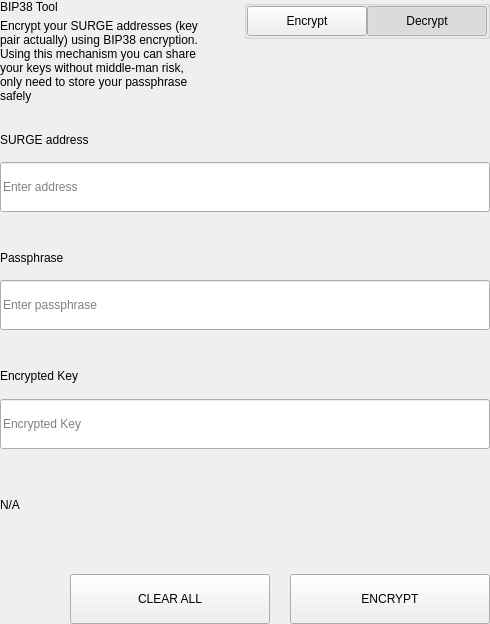
<?xml version="1.0" encoding="UTF-8"?>
<ui version="4.0">
 <class>SettingsBitToolWidget</class>
 <widget class="QWidget" name="SettingsBitToolWidget">
  <property name="geometry">
   <rect>
    <x>0</x>
    <y>0</y>
    <width>490</width>
    <height>624</height>
   </rect>
  </property>
  <property name="windowTitle">
   <string notr="true">N/A</string>
  </property>
  <layout class="QVBoxLayout" name="verticalLayout">
   <property name="spacing">
    <number>0</number>
   </property>
   <property name="leftMargin">
    <number>0</number>
   </property>
   <property name="topMargin">
    <number>0</number>
   </property>
   <property name="rightMargin">
    <number>0</number>
   </property>
   <property name="bottomMargin">
    <number>0</number>
   </property>
   <item>
    <widget class="QWidget" name="left" native="true">
     <layout class="QVBoxLayout" name="verticalLayout_3">
      <property name="leftMargin">
       <number>0</number>
      </property>
      <property name="topMargin">
       <number>0</number>
      </property>
      <property name="rightMargin">
       <number>0</number>
      </property>
      <property name="bottomMargin">
       <number>0</number>
      </property>
      <item>
       <layout class="QVBoxLayout" name="verticalLayout_2">
        <property name="spacing">
         <number>0</number>
        </property>
        <item>
         <layout class="QHBoxLayout" name="horizontalLayout_3" stretch="3,1">
          <property name="spacing">
           <number>40</number>
          </property>
          <item>
           <layout class="QVBoxLayout" name="verticalLayoutTitle">
            <property name="spacing">
             <number>5</number>
            </property>
            <item>
             <widget class="QLabel" name="labelTitle">
              <property name="text">
               <string>BIP38 Tool</string>
              </property>
             </widget>
            </item>
            <item>
             <widget class="QLabel" name="labelSubtitle1">
              <property name="text">
               <string>Encrypt your SURGE addresses (key pair actually) using BIP38 encryption.
Using this mechanism you can share your keys without middle-man risk, only need to store your passphrase safely</string>
              </property>
              <property name="wordWrap">
               <bool>true</bool>
              </property>
             </widget>
            </item>
           </layout>
          </item>
          <item alignment="Qt::AlignTop">
           <widget class="QGroupBox" name="groupBox">
            <property name="title">
             <string/>
            </property>
            <property name="alignment">
             <set>Qt::AlignLeading|Qt::AlignLeft|Qt::AlignTop</set>
            </property>
            <layout class="QHBoxLayout" name="horizontalLayout_4">
             <property name="spacing">
              <number>0</number>
             </property>
             <property name="leftMargin">
              <number>0</number>
             </property>
             <property name="topMargin">
              <number>0</number>
             </property>
             <property name="rightMargin">
              <number>0</number>
             </property>
             <property name="bottomMargin">
              <number>0</number>
             </property>
             <item>
              <spacer name="horizontalSpacer">
               <property name="orientation">
                <enum>Qt::Horizontal</enum>
               </property>
               <property name="sizeHint" stdset="0">
                <size>
                 <width>40</width>
                 <height>20</height>
                </size>
               </property>
              </spacer>
             </item>
             <item>
              <widget class="QPushButton" name="pushLeft">
               <property name="minimumSize">
                <size>
                 <width>120</width>
                 <height>30</height>
                </size>
               </property>
               <property name="maximumSize">
                <size>
                 <width>120</width>
                 <height>30</height>
                </size>
               </property>
               <property name="focusPolicy">
                <enum>Qt::NoFocus</enum>
               </property>
               <property name="text">
                <string>Encrypt</string>
               </property>
               <property name="checkable">
                <bool>true</bool>
               </property>
               <property name="autoExclusive">
                <bool>true</bool>
               </property>
              </widget>
             </item>
             <item>
              <widget class="QPushButton" name="pushRight">
               <property name="minimumSize">
                <size>
                 <width>120</width>
                 <height>30</height>
                </size>
               </property>
               <property name="maximumSize">
                <size>
                 <width>120</width>
                 <height>30</height>
                </size>
               </property>
               <property name="focusPolicy">
                <enum>Qt::NoFocus</enum>
               </property>
               <property name="text">
                <string>Decrypt</string>
               </property>
               <property name="checkable">
                <bool>true</bool>
               </property>
               <property name="checked">
                <bool>true</bool>
               </property>
               <property name="autoExclusive">
                <bool>true</bool>
               </property>
              </widget>
             </item>
            </layout>
           </widget>
          </item>
         </layout>
        </item>
        <item>
         <widget class="QStackedWidget" name="stackedWidget">
          <property name="currentIndex">
           <number>1</number>
          </property>
          <widget class="QWidget" name="pageDecrypt">
           <layout class="QVBoxLayout" name="verticalLayout_5">
            <property name="spacing">
             <number>0</number>
            </property>
            <property name="leftMargin">
             <number>0</number>
            </property>
            <property name="topMargin">
             <number>0</number>
            </property>
            <property name="rightMargin">
             <number>0</number>
            </property>
            <property name="bottomMargin">
             <number>0</number>
            </property>
            <item>
             <widget class="QWidget" name="widget" native="true">
              <property name="minimumSize">
               <size>
                <width>0</width>
                <height>100</height>
               </size>
              </property>
              <layout class="QVBoxLayout" name="verticalLayout_4">
               <property name="spacing">
                <number>0</number>
               </property>
               <property name="leftMargin">
                <number>0</number>
               </property>
               <property name="topMargin">
                <number>0</number>
               </property>
               <property name="rightMargin">
                <number>0</number>
               </property>
               <property name="bottomMargin">
                <number>0</number>
               </property>
               <item>
                <spacer name="verticalSpacer_2">
                 <property name="orientation">
                  <enum>Qt::Vertical</enum>
                 </property>
                 <property name="sizeType">
                  <enum>QSizePolicy::Fixed</enum>
                 </property>
                 <property name="sizeHint" stdset="0">
                  <size>
                   <width>20</width>
                   <height>20</height>
                  </size>
                 </property>
                </spacer>
               </item>
               <item>
                <layout class="QHBoxLayout" name="horizontalLayout_6" stretch="2">
                 <property name="spacing">
                  <number>0</number>
                 </property>
                 <item>
                  <layout class="QVBoxLayout" name="verticalLayout_7">
                   <property name="spacing">
                    <number>9</number>
                   </property>
                   <item>
                    <widget class="QLabel" name="labelSubtitleKey">
                     <property name="minimumSize">
                      <size>
                       <width>0</width>
                       <height>20</height>
                      </size>
                     </property>
                     <property name="maximumSize">
                      <size>
                       <width>16777215</width>
                       <height>20</height>
                      </size>
                     </property>
                     <property name="text">
                      <string>Encrypted key</string>
                     </property>
                    </widget>
                   </item>
                   <item>
                    <widget class="QLineEdit" name="lineEditKey">
                     <property name="minimumSize">
                      <size>
                       <width>0</width>
                       <height>50</height>
                      </size>
                     </property>
                     <property name="maximumSize">
                      <size>
                       <width>16777215</width>
                       <height>50</height>
                      </size>
                     </property>
                     <property name="placeholderText">
                      <string>Enter a encrypted key</string>
                     </property>
                    </widget>
                   </item>
                  </layout>
                 </item>
                </layout>
               </item>
               <item>
                <spacer name="verticalSpacer_3">
                 <property name="orientation">
                  <enum>Qt::Vertical</enum>
                 </property>
                 <property name="sizeType">
                  <enum>QSizePolicy::Fixed</enum>
                 </property>
                 <property name="sizeHint" stdset="0">
                  <size>
                   <width>20</width>
                   <height>20</height>
                  </size>
                 </property>
                </spacer>
               </item>
               <item>
                <layout class="QVBoxLayout" name="verticalLayout_9">
                 <property name="spacing">
                  <number>9</number>
                 </property>
                 <item>
                  <widget class="QLabel" name="labelSubtitlePassphrase">
                   <property name="maximumSize">
                    <size>
                     <width>16777215</width>
                     <height>20</height>
                    </size>
                   </property>
                   <property name="text">
                    <string>Passphrase</string>
                   </property>
                  </widget>
                 </item>
                 <item>
                  <widget class="QLineEdit" name="lineEditPassphrase">
                   <property name="minimumSize">
                    <size>
                     <width>0</width>
                     <height>50</height>
                    </size>
                   </property>
                   <property name="maximumSize">
                    <size>
                     <width>16777215</width>
                     <height>50</height>
                    </size>
                   </property>
                   <property name="placeholderText">
                    <string>Enter a passphrase</string>
                   </property>
                  </widget>
                 </item>
                </layout>
               </item>
               <item>
                <spacer name="verticalSpacer_4">
                 <property name="orientation">
                  <enum>Qt::Vertical</enum>
                 </property>
                 <property name="sizeType">
                  <enum>QSizePolicy::Fixed</enum>
                 </property>
                 <property name="sizeHint" stdset="0">
                  <size>
                   <width>20</width>
                   <height>20</height>
                  </size>
                 </property>
                </spacer>
               </item>
               <item>
                <widget class="QWidget" name="widget_3" native="true">
                 <property name="sizePolicy">
                  <sizepolicy hsizetype="Preferred" vsizetype="Fixed">
                   <horstretch>0</horstretch>
                   <verstretch>0</verstretch>
                  </sizepolicy>
                 </property>
                 <layout class="QVBoxLayout" name="verticalLayout_10">
                  <property name="spacing">
                   <number>9</number>
                  </property>
                  <property name="leftMargin">
                   <number>0</number>
                  </property>
                  <property name="topMargin">
                   <number>0</number>
                  </property>
                  <property name="rightMargin">
                   <number>0</number>
                  </property>
                  <property name="bottomMargin">
                   <number>0</number>
                  </property>
                  <item>
                   <widget class="QLabel" name="labelSubtitleDecryptResult">
                    <property name="minimumSize">
                     <size>
                      <width>0</width>
                      <height>20</height>
                     </size>
                    </property>
                    <property name="maximumSize">
                     <size>
                      <width>16777215</width>
                      <height>20</height>
                     </size>
                    </property>
                    <property name="text">
                     <string>Decrypted address result</string>
                    </property>
                   </widget>
                  </item>
                  <item>
                   <widget class="QWidget" name="widget_4" native="true">
                    <layout class="QHBoxLayout" name="horizontalLayout" stretch="6,0,1">
                     <property name="spacing">
                      <number>0</number>
                     </property>
                     <property name="leftMargin">
                      <number>0</number>
                     </property>
                     <property name="topMargin">
                      <number>0</number>
                     </property>
                     <property name="rightMargin">
                      <number>0</number>
                     </property>
                     <property name="bottomMargin">
                      <number>0</number>
                     </property>
                     <item alignment="Qt::AlignVCenter">
                      <widget class="QLineEdit" name="lineEditDecryptResult">
                       <property name="minimumSize">
                        <size>
                         <width>0</width>
                         <height>50</height>
                        </size>
                       </property>
                       <property name="maximumSize">
                        <size>
                         <width>16777215</width>
                         <height>50</height>
                        </size>
                       </property>
                       <property name="placeholderText">
                        <string>Decrypted Address</string>
                       </property>
                      </widget>
                     </item>
                     <item>
                      <spacer name="horizontalSpacer_4">
                       <property name="orientation">
                        <enum>Qt::Horizontal</enum>
                       </property>
                       <property name="sizeType">
                        <enum>QSizePolicy::Fixed</enum>
                       </property>
                       <property name="sizeHint" stdset="0">
                        <size>
                         <width>20</width>
                         <height>50</height>
                        </size>
                       </property>
                      </spacer>
                     </item>
                     <item>
                      <widget class="QPushButton" name="pushButtonImport">
                       <property name="minimumSize">
                        <size>
                         <width>140</width>
                         <height>40</height>
                        </size>
                       </property>
                       <property name="text">
                        <string>Import Address</string>
                       </property>
                      </widget>
                     </item>
                    </layout>
                   </widget>
                  </item>
                 </layout>
                </widget>
               </item>
               <item>
                <widget class="QLabel" name="statusLabel_DEC">
                 <property name="maximumSize">
                  <size>
                   <width>16777215</width>
                   <height>40</height>
                  </size>
                 </property>
                 <property name="text">
                  <string/>
                 </property>
                </widget>
               </item>
               <item>
                <spacer name="verticalSpacer">
                 <property name="orientation">
                  <enum>Qt::Vertical</enum>
                 </property>
                 <property name="sizeType">
                  <enum>QSizePolicy::Preferred</enum>
                 </property>
                 <property name="sizeHint" stdset="0">
                  <size>
                   <width>20</width>
                   <height>20</height>
                  </size>
                 </property>
                </spacer>
               </item>
               <item>
                <layout class="QHBoxLayout" name="horizontalLayout_7">
                 <property name="spacing">
                  <number>0</number>
                 </property>
                 <item>
                  <spacer name="horizontalSpacer_5">
                   <property name="orientation">
                    <enum>Qt::Horizontal</enum>
                   </property>
                   <property name="sizeType">
                    <enum>QSizePolicy::Expanding</enum>
                   </property>
                   <property name="sizeHint" stdset="0">
                    <size>
                     <width>40</width>
                     <height>20</height>
                    </size>
                   </property>
                  </spacer>
                 </item>
                 <item>
                  <widget class="QPushButton" name="pushButtonDecryptClear">
                   <property name="minimumSize">
                    <size>
                     <width>200</width>
                     <height>50</height>
                    </size>
                   </property>
                   <property name="maximumSize">
                    <size>
                     <width>200</width>
                     <height>50</height>
                    </size>
                   </property>
                   <property name="text">
                    <string>CLEAR</string>
                   </property>
                  </widget>
                 </item>
                 <item>
                  <spacer name="horizontalSpacer_3">
                   <property name="orientation">
                    <enum>Qt::Horizontal</enum>
                   </property>
                   <property name="sizeType">
                    <enum>QSizePolicy::Fixed</enum>
                   </property>
                   <property name="sizeHint" stdset="0">
                    <size>
                     <width>20</width>
                     <height>20</height>
                    </size>
                   </property>
                  </spacer>
                 </item>
                 <item>
                  <widget class="QPushButton" name="pushButtonDecrypt">
                   <property name="minimumSize">
                    <size>
                     <width>200</width>
                     <height>50</height>
                    </size>
                   </property>
                   <property name="maximumSize">
                    <size>
                     <width>200</width>
                     <height>50</height>
                    </size>
                   </property>
                   <property name="text">
                    <string>DECRYPT KEY</string>
                   </property>
                  </widget>
                 </item>
                </layout>
               </item>
              </layout>
             </widget>
            </item>
           </layout>
          </widget>
          <widget class="QWidget" name="pageEncrypt">
           <layout class="QVBoxLayout" name="verticalLayout_11">
            <property name="spacing">
             <number>0</number>
            </property>
            <property name="leftMargin">
             <number>0</number>
            </property>
            <property name="topMargin">
             <number>0</number>
            </property>
            <property name="rightMargin">
             <number>0</number>
            </property>
            <property name="bottomMargin">
             <number>0</number>
            </property>
            <item>
             <spacer name="verticalSpacer_8">
              <property name="orientation">
               <enum>Qt::Vertical</enum>
              </property>
              <property name="sizeType">
               <enum>QSizePolicy::Fixed</enum>
              </property>
              <property name="sizeHint" stdset="0">
               <size>
                <width>20</width>
                <height>20</height>
               </size>
              </property>
             </spacer>
            </item>
            <item>
             <widget class="QWidget" name="containerAddressEnc" native="true">
              <layout class="QVBoxLayout" name="containerAddressEncLayout">
               <property name="spacing">
                <number>5</number>
               </property>
               <property name="leftMargin">
                <number>0</number>
               </property>
               <property name="topMargin">
                <number>0</number>
               </property>
               <property name="rightMargin">
                <number>0</number>
               </property>
               <property name="bottomMargin">
                <number>0</number>
               </property>
               <item>
                <widget class="QLabel" name="labelSubtitleAddress">
                 <property name="minimumSize">
                  <size>
                   <width>0</width>
                   <height>20</height>
                  </size>
                 </property>
                 <property name="maximumSize">
                  <size>
                   <width>16777215</width>
                   <height>20</height>
                  </size>
                 </property>
                 <property name="text">
                  <string>SURGE address</string>
                 </property>
                </widget>
               </item>
               <item>
                <widget class="QLineEdit" name="addressIn_ENC">
                 <property name="minimumSize">
                  <size>
                   <width>0</width>
                   <height>50</height>
                  </size>
                 </property>
                 <property name="placeholderText">
                  <string>Enter address</string>
                 </property>
                </widget>
               </item>
              </layout>
             </widget>
            </item>
            <item>
             <spacer name="verticalSpacer_6">
              <property name="orientation">
               <enum>Qt::Vertical</enum>
              </property>
              <property name="sizeType">
               <enum>QSizePolicy::Fixed</enum>
              </property>
              <property name="sizeHint" stdset="0">
               <size>
                <width>20</width>
                <height>20</height>
               </size>
              </property>
             </spacer>
            </item>
            <item>
             <widget class="QWidget" name="containerAddress" native="true">
              <layout class="QHBoxLayout" name="horizontalLayout_9" stretch="2">
               <property name="spacing">
                <number>0</number>
               </property>
               <property name="leftMargin">
                <number>0</number>
               </property>
               <property name="topMargin">
                <number>0</number>
               </property>
               <property name="rightMargin">
                <number>0</number>
               </property>
               <property name="bottomMargin">
                <number>0</number>
               </property>
               <item>
                <layout class="QVBoxLayout" name="verticalLayout_8">
                 <property name="spacing">
                  <number>5</number>
                 </property>
                 <item>
                  <widget class="QLabel" name="labelSubtitleMessage">
                   <property name="minimumSize">
                    <size>
                     <width>0</width>
                     <height>20</height>
                    </size>
                   </property>
                   <property name="maximumSize">
                    <size>
                     <width>16777215</width>
                     <height>20</height>
                    </size>
                   </property>
                   <property name="text">
                    <string>Passphrase</string>
                   </property>
                  </widget>
                 </item>
                 <item>
                  <widget class="QLineEdit" name="passphraseIn_ENC">
                   <property name="minimumSize">
                    <size>
                     <width>0</width>
                     <height>50</height>
                    </size>
                   </property>
                   <property name="maximumSize">
                    <size>
                     <width>16777215</width>
                     <height>50</height>
                    </size>
                   </property>
                   <property name="placeholderText">
                    <string>Enter passphrase</string>
                   </property>
                  </widget>
                 </item>
                </layout>
               </item>
              </layout>
             </widget>
            </item>
            <item>
             <spacer name="verticalSpacer_7">
              <property name="orientation">
               <enum>Qt::Vertical</enum>
              </property>
              <property name="sizeType">
               <enum>QSizePolicy::Fixed</enum>
              </property>
              <property name="sizeHint" stdset="0">
               <size>
                <width>20</width>
                <height>20</height>
               </size>
              </property>
             </spacer>
            </item>
            <item>
             <widget class="QWidget" name="widget_2" native="true">
              <property name="minimumSize">
               <size>
                <width>0</width>
                <height>75</height>
               </size>
              </property>
              <property name="maximumSize">
               <size>
                <width>16777215</width>
                <height>16777215</height>
               </size>
              </property>
              <layout class="QVBoxLayout" name="verticalLayout_6">
               <property name="leftMargin">
                <number>0</number>
               </property>
               <property name="topMargin">
                <number>0</number>
               </property>
               <property name="rightMargin">
                <number>0</number>
               </property>
               <property name="bottomMargin">
                <number>0</number>
               </property>
               <item>
                <widget class="QLabel" name="labelSubtitleEncryptedKey">
                 <property name="minimumSize">
                  <size>
                   <width>0</width>
                   <height>20</height>
                  </size>
                 </property>
                 <property name="maximumSize">
                  <size>
                   <width>16777215</width>
                   <height>20</height>
                  </size>
                 </property>
                 <property name="text">
                  <string>Encrypted Key</string>
                 </property>
                </widget>
               </item>
               <item>
                <widget class="QLineEdit" name="encryptedKeyOut_ENC">
                 <property name="minimumSize">
                  <size>
                   <width>0</width>
                   <height>50</height>
                  </size>
                 </property>
                 <property name="placeholderText">
                  <string>Encrypted Key</string>
                 </property>
                </widget>
               </item>
              </layout>
             </widget>
            </item>
            <item>
             <widget class="QLabel" name="statusLabel_ENC">
              <property name="text">
               <string notr="true">N/A</string>
              </property>
             </widget>
            </item>
            <item>
             <spacer name="verticalSpacer_5">
              <property name="orientation">
               <enum>Qt::Vertical</enum>
              </property>
              <property name="sizeType">
               <enum>QSizePolicy::Fixed</enum>
              </property>
              <property name="sizeHint" stdset="0">
               <size>
                <width>20</width>
                <height>20</height>
               </size>
              </property>
             </spacer>
            </item>
            <item>
             <layout class="QHBoxLayout" name="horizontalLayout_8">
              <property name="spacing">
               <number>0</number>
              </property>
              <item>
               <spacer name="horizontalSpacer_6">
                <property name="orientation">
                 <enum>Qt::Horizontal</enum>
                </property>
                <property name="sizeType">
                 <enum>QSizePolicy::Expanding</enum>
                </property>
                <property name="sizeHint" stdset="0">
                 <size>
                  <width>40</width>
                  <height>20</height>
                 </size>
                </property>
               </spacer>
              </item>
              <item>
               <widget class="QPushButton" name="pushButtonClear">
                <property name="minimumSize">
                 <size>
                  <width>200</width>
                  <height>50</height>
                 </size>
                </property>
                <property name="focusPolicy">
                 <enum>Qt::NoFocus</enum>
                </property>
                <property name="text">
                 <string>CLEAR ALL</string>
                </property>
               </widget>
              </item>
              <item>
               <spacer name="horizontalSpacer_2">
                <property name="orientation">
                 <enum>Qt::Horizontal</enum>
                </property>
                <property name="sizeType">
                 <enum>QSizePolicy::Fixed</enum>
                </property>
                <property name="sizeHint" stdset="0">
                 <size>
                  <width>20</width>
                  <height>20</height>
                 </size>
                </property>
               </spacer>
              </item>
              <item>
               <widget class="QPushButton" name="pushButtonEncrypt">
                <property name="minimumSize">
                 <size>
                  <width>200</width>
                  <height>50</height>
                 </size>
                </property>
                <property name="maximumSize">
                 <size>
                  <width>200</width>
                  <height>50</height>
                 </size>
                </property>
                <property name="focusPolicy">
                 <enum>Qt::NoFocus</enum>
                </property>
                <property name="text">
                 <string>ENCRYPT</string>
                </property>
               </widget>
              </item>
             </layout>
            </item>
           </layout>
          </widget>
         </widget>
        </item>
       </layout>
      </item>
     </layout>
    </widget>
   </item>
  </layout>
 </widget>
 <resources/>
 <connections/>
</ui>
